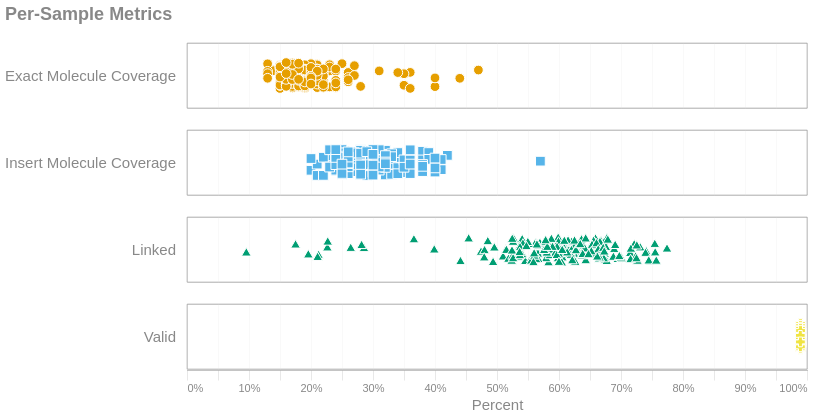

The cell this chart's notebook holds for it:
### Markdown cell above
## Sample Information

The chart below is visual representation of some of the common linked-read  metrics that may help assess the success of sample/library preparation. For more details, see the table beneath the visualization and for even more granularity, you can inspect the report generated for each individual sample.

### Code cell
hover = alt.selection_point(
    fields=['Sample'],
    on='pointerover',  
    nearest=False,   
    empty=False
)

stroke_color = (
    alt.when(hover).then(alt.value("magenta"))
    .otherwise(alt.value("white"))
)

with SafeRender(aggregate_df):
    (
        alt.Chart(aggregate_df[['Sample', 'Valid', 'Linked', 'Insert Molecule Coverage', 'Exact Molecule Coverage']])
        .transform_fold(['Valid', 'Linked', 'Insert Molecule Coverage', 'Exact Molecule Coverage'])
        .transform_calculate(jitter="(random() - 0.5) * 0.4")
        .mark_point(strokeWidth = 1)
        .encode(
            x=alt.X('value:Q', title='Percent').scale(domain=[0, 1]).axis(format="%"),
            y=alt.Y('jitter:Q', title=None, axis = None).scale(domain=[-0.5, 0.5]),
            color=alt.Color('key:N', legend = None),
            shape='key:N',
            stroke=stroke_color,
            tooltip=[
                'Sample:N',
                alt.Tooltip('key:N', title="Metric"),
                alt.Tooltip('value:Q', title="", format='.2%')
            ]
        )
        .add_params(hover)
        .properties(width=620, height=65)
        .facet(
            row=alt.Row('key:N', title=None, header=alt.Header(labelOrient='left', labelAngle = 0, labelAlign='left'))
        )
        .resolve_scale(y='independent')
        .properties(
            title=alt.Title('Per-Sample Metrics'),
            usermeta={'embedOptions': {'downloadFileName': 'alignments.per.sample'}}
        )
        .configure_legend(orient="top")
        .configure_view(stroke="#888888", strokeWidth=0.7)
    ).display()

### Figure 1 — Vega-Lite specification as saved in the notebook (floating-point values rounded to 4 significant figures; data arrays with more than 128 entries replaced by an {"elided": "..."} marker saying what was removed)
{"width": "container", "height": 400, "config": {"title": {"anchor": "start", "dy": -15, "fontSize": 18, "color": "#888888", "subtitleColor": "#888888", "subtitleFontSize": 14}, "arc": {"fill": "#0072B2"}, "axis": {"domainColor": "#888888", "domainWidth": 0.5, "gridWidth": 0.2, "grid": false, "titleFontWeight": 400, "titleFontSize": 15, "labelFontSize": 11, "labelColor": "#888888", "tickColor": "#888888", "tickWidth": 0.2, "titleColor": "#888888"}, "axisBand": {"grid": false}, "axisX": {"grid": true, "tickSize": 10, "domainCap": "round"}, "axisY": {"domain": false, "grid": true, "tickSize": 0, "domainCap": "round"}, "background": "transparent", "header": {"labelFontSize": 15, "labelColor": "#888888", "titleFontSize": 15, "titleFontWeight": 600, "titleColor": "#888888"}, "legend": {"labelFont": "sans-serif", "labelFontSize": 12, "labelColor": "#888888", "symbolSize": 100, "symbolType": "circle", "titleFontSize": 12, "titlePadding": 10, "titleColor": "#888888", "title": null, "orient": "top"}, "range": {"category": ["#E69F00", "#56B4E9", "#009E73", "#F0E442", "#0072B2", "#D55E00", "#CC79A7", "#000000"], "diverging": ["#cfe8f3", "#a2d4ec", "#73bfe2", "#46abdb", "#1696d2", "#12719e"]}, "area": {"fill": "#0072B2", "fillOpacity": 0.7, "line": true, "strokeOpacity": 0.7}, "line": {"color": "#0072B2", "stroke": "#0072B2", "strokeWidth": 2}, "trail": {"color": "#0072B2", "stroke": "#0072B2", "strokeWidth": 0, "size": 1}, "point": {"filled": true, "fillOpacity": 1.0, "size": 95}, "text": {"color": "#888888", "fontSize": 11, "align": "right", "fontWeight": 400, "size": 11}, "bar": {"fill": "#0072B2", "stroke": null}, "view": {"stroke": "#888888", "continuousWidth": 660, "continuousHeight": 400, "strokeWidth": 0.7}}, "data": {"name": "data-7c26659d390f752bc0c781f0ed2f8a9f"}, "facet": {"row": {"field": "key", "header": {"labelAlign": "left", "labelAngle": 0, "labelOrient": "left"}, "title": null, "type": "nominal"}}, "spec": {"mark": {"type": "point", "strokeWidth": 1}, "encoding": {"color": {"field": "key", "legend": null, "type": "nominal"}, "shape": {"field": "key", "type": "nominal"}, "stroke": {"condition": [{"param": "param_c76acd101b57d8b0", "value": "magenta", "empty": false}], "value": "white"}, "tooltip": [{"field": "Sample", "type": "nominal"}, {"field": "key", "title": "Metric", "type": "nominal"}, {"field": "value", "format": ".2%", "title": "", "type": "quantitative"}], "x": {"axis": {"format": "%"}, "field": "value", "scale": {"domain": [0, 1]}, "title": "Percent", "type": "quantitative"}, "y": {"axis": null, "field": "jitter", "scale": {"domain": [-0.5, 0.5]}, "title": null, "type": "quantitative"}}, "height": 65, "name": "view_86324de18954497a_0", "transform": [{"fold": ["Valid", "Linked", "Insert Molecule Coverage", "Exact Molecule Coverage"]}, {"calculate": "(random() - 0.5) * 0.4", "as": "jitter"}], "width": 620}, "params": [{"name": "param_c76acd101b57d8b0", "select": {"type": "point", "fields": ["Sample"], "nearest": false, "on": "pointerover"}, "views": ["view_86324de18954497a_0"]}], "resolve": {"scale": {"y": "independent"}}, "title": {"text": "Per-Sample Metrics"}, "usermeta": {"embedOptions": {"downloadFileName": "alignments.per.sample"}}, "$schema": "https://vega.github.io/schema/vega-lite/v6.4.1.json", "datasets": {"data-7c26659d390f752bc0c781f0ed2f8a9f": {"elided": "192 records"}}}
